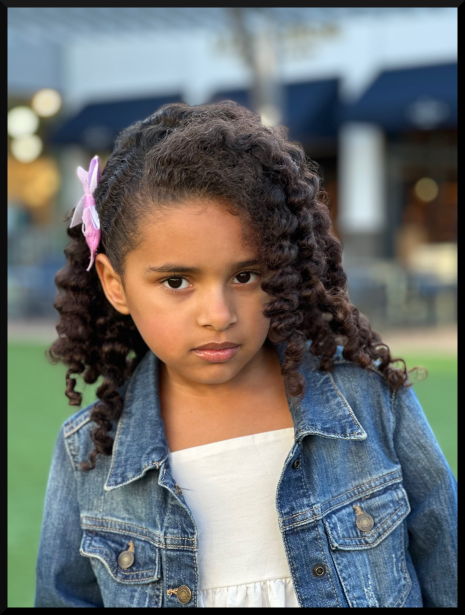
#> input picture ProjectImage/Courtney-FlemmingPark.webp, 930 x 1230 px (shown at 1/2 size)
$ python -i convert.py   (imports and definitions only)
#> lines starting #> are read from the running program, lines starting #| are printed output that depends on the picture
# Import Pillow for image processing
from PIL import Image, ImageOps

# Import operating system utilities
import os

# Import logging module for report file
import logging

# Import multi-threading executor
from concurrent.futures import ThreadPoolExecutor

# Try to import OpenCV and NumPy for AI cropping
try:
    import cv2
    import numpy as np
    OPENCV_AVAILABLE = True  # Flag if OpenCV is available
except ImportError:
    OPENCV_AVAILABLE = False  # Disable AI cropping if OpenCV missing

# ---------------- CONFIGURATION ---------------- #

# Final image dimensions including border
TARGET_WIDTH = 930
TARGET_HEIGHT = 1230

# Border thickness in pixels
BORDER_SIZE = 15

# Compute usable image area inside border
INNER_WIDTH = TARGET_WIDTH - (BORDER_SIZE * 2)
INNER_HEIGHT = TARGET_HEIGHT - (BORDER_SIZE * 2)

# Supported image file extensions
SUPPORTED_EXTENSIONS = (".jpg", ".jpeg", ".png", ".bmp", ".tiff", ".tif", ".gif", ".webp")

# Number of threads for batch processing
MAX_THREADS = os.cpu_count() or 4

# ------------------------------------------------ #

# Get the folder where the script is located
FOLDER_PATH = os.path.dirname(os.path.abspath(__file__))

# Configure logging to file
# [5 lines not run here, left out]

# -------- SAFE SMART CROP FUNCTION -------- #

def smart_crop_if_needed(image):
    """
    Crop only when aspect ratio mismatches target.
    Uses AI saliency if available, otherwise center crop.
    """

    # Calculate target aspect ratio
    target_ratio = INNER_WIDTH / INNER_HEIGHT

    # Get current image size
    w, h = image.size

    # Calculate current aspect ratio
    current_ratio = w / h

    # If aspect ratio already matches, return original image (no crop)
    if abs(current_ratio - target_ratio) < 0.01:
        return image

    # If OpenCV is NOT available, fallback to center crop
    if not OPENCV_AVAILABLE:
        return ImageOps.fit(image, (INNER_WIDTH, INNER_HEIGHT), Image.LANCZOS, centering=(0.5, 0.5))

    # Convert PIL image to OpenCV format (BGR)
    cv_img = cv2.cvtColor(np.array(image), cv2.COLOR_RGB2BGR)

    # Create saliency detector
    saliency = cv2.saliency.StaticSaliencySpectralResidual_create()

    # Compute saliency map
    success, saliency_map = saliency.computeSaliency(cv_img)

    # Convert saliency map to binary mask
    _, binary_map = cv2.threshold(
        (saliency_map * 255).astype("uint8"),  # Convert to uint8
        0, 255,
        cv2.THRESH_BINARY | cv2.THRESH_OTSU
    )

    # Find contours in saliency mask
    contours, _ = cv2.findContours(binary_map, cv2.RETR_EXTERNAL, cv2.CHAIN_APPROX_SIMPLE)

    # If no contours found, fallback to center crop
    if not contours:
        return ImageOps.fit(image, (INNER_WIDTH, INNER_HEIGHT), Image.LANCZOS, centering=(0.5, 0.5))

    # Get bounding box of largest salient region
    x, y, w, h = cv2.boundingRect(max(contours, key=cv2.contourArea))

    # Crop the image to the salient bounding box
    return image.crop((x, y, x + w, y + h))

# -------- IMAGE PROCESSING FUNCTION -------- #

def process_image(filename):
    """Process a single image file safely."""

    # Skip unsupported file types
    if not filename.lower().endswith(SUPPORTED_EXTENSIONS):
        return

    # Build full input file path
    input_path = os.path.join(FOLDER_PATH, filename)

    try:
        # Open the image
        with Image.open(input_path) as img:

            # Get original size
#> img is the input picture: PIL image 930x1230 RGB; mean R, G, B 107.9, 111.4, 110.2
            original_width, original_height = img.size
#> original_width = 930; original_height = 1230

            # Apply safe crop only if aspect ratio mismatch
            img = smart_crop_if_needed(img)

            # Update dimensions after crop
            cropped_width, cropped_height = img.size
#> cropped_width = 930; cropped_height = 1230

            # Check if upscaling would be required
            if cropped_width < INNER_WIDTH or cropped_height < INNER_HEIGHT:
                msg = f"SKIPPED (too small): {filename}"
                print(msg)
                logging.warning(msg)
                return  # Skip this file, continue loop

            # Resize while preserving aspect ratio (no distortion)
            resized = ImageOps.contain(img, (INNER_WIDTH, INNER_HEIGHT), Image.LANCZOS)

            # Create final black background image
            final_img = Image.new("RGB", (TARGET_WIDTH, TARGET_HEIGHT), (0, 0, 0))
#> final_img: PIL image 930x1230 RGB; every value is 0

            # Compute centered placement coordinates
            x_offset = BORDER_SIZE + (INNER_WIDTH - resized.width) // 2
#> x_offset = 15
            y_offset = BORDER_SIZE + (INNER_HEIGHT - resized.height) // 2
#> y_offset = 20

            # Paste resized image onto black canvas
            final_img.paste(resized, (x_offset, y_offset))
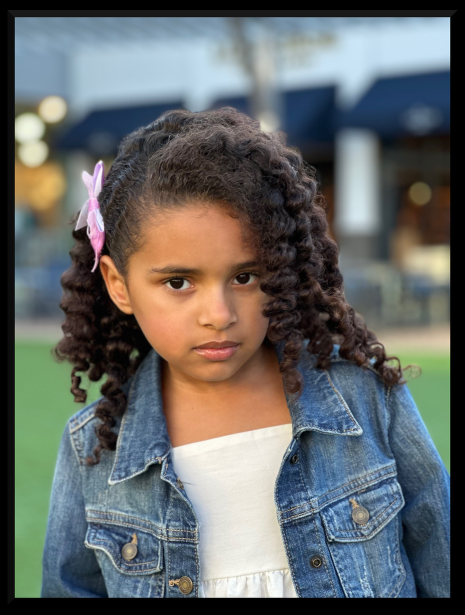
#> final_img: PIL image 930x1230 RGB (shown at 1/2 size); mean R, G, B 101.1, 104.3, 103.2

            # Determine if lossless WebP is possible
            # Lossless only if no resizing occurred
            lossless = (resized.width == original_width and resized.height == original_height)
#> lossless = False

            # Create output filename
            output_name = os.path.splitext(filename)[0] + ".webp"
            output_path = os.path.join(FOLDER_PATH, output_name)

            # Save WebP file with no EXIF metadata
            final_img.save(
                output_path,
                "WEBP",
                lossless=lossless,  # Lossless if possible
                quality=95,          # High quality if lossy
                method=6              # Best compression method
            )

            # Log success
            msg = f"CONVERTED: {filename} -> {output_name} | Lossless={lossless}"
            print(msg)
#| CONVERTED: ../ProjectImage/Courtney-FlemmingPark.webp -> ../ProjectImage/Courtney-FlemmingPark.webp | Lossless=False
            logging.info(msg)

    except Exception as e:
        # Log any errors
        logging.error(f"ERROR processing {filename}: {str(e)}")

# -------- MULTI-THREADED MAIN FUNCTION -------- #

def main():
    """Run batch processing using multiple threads."""

    # List all files in folder
    files = os.listdir(FOLDER_PATH)

    # Create thread pool
    with ThreadPoolExecutor(max_workers=MAX_THREADS) as executor:
        executor.map(process_image, files)  # Process files in parallel

    # Print and log completion
    print("Batch processing complete.")
    logging.info("Batch processing complete.")

# Run script entry point
# [2 lines not run here, left out]

>>> result = process_image('../ProjectImage/Courtney-FlemmingPark.webp')

$ run again, on ProjectImage/Intro.webp
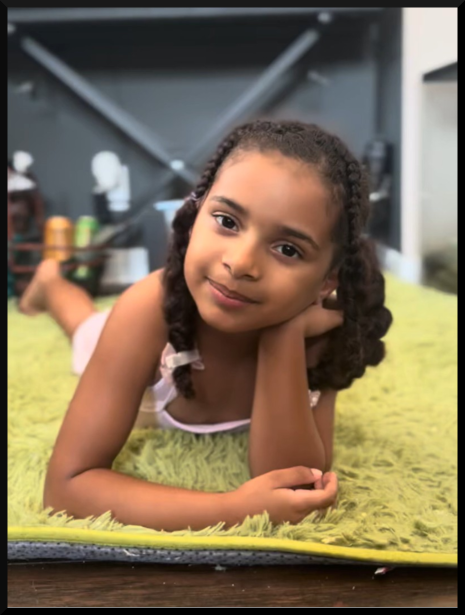
#> input picture ProjectImage/Intro.webp, 930 x 1230 px (shown at 1/2 size)
#> in process_image, img is the input picture: PIL image 930x1230 RGB; mean R, G, B 124.8, 108.2, 84.4
#> in process_image, `final_img.paste(resized, (x_offset, y_offset))`:
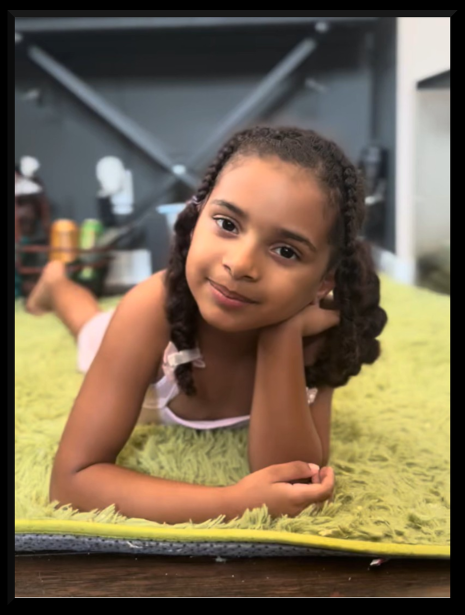
#> final_img: PIL image 930x1230 RGB (shown at 1/2 size); mean R, G, B 116.9, 101.3, 79.1
#| CONVERTED: ../ProjectImage/Intro.webp -> ../ProjectImage/Intro.webp | Lossless=False

$ run again, on ProjectImage/Photoshoot.webp
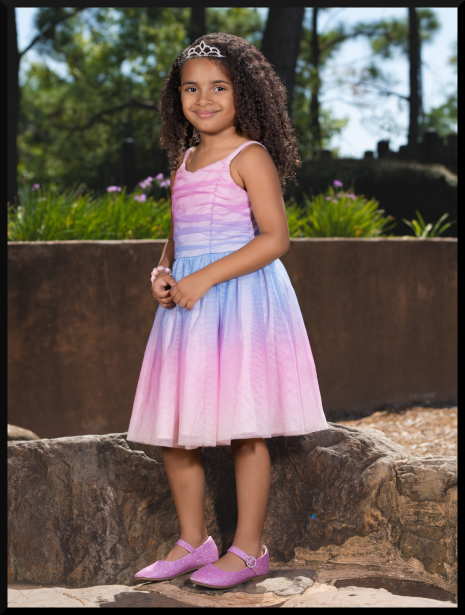
#> input picture ProjectImage/Photoshoot.webp, 930 x 1230 px (shown at 1/2 size)
#> in process_image, img is the input picture: PIL image 930x1230 RGB; mean R, G, B 105.7, 91.6, 84.1
#> in process_image, `final_img.paste(resized, (x_offset, y_offset))`:
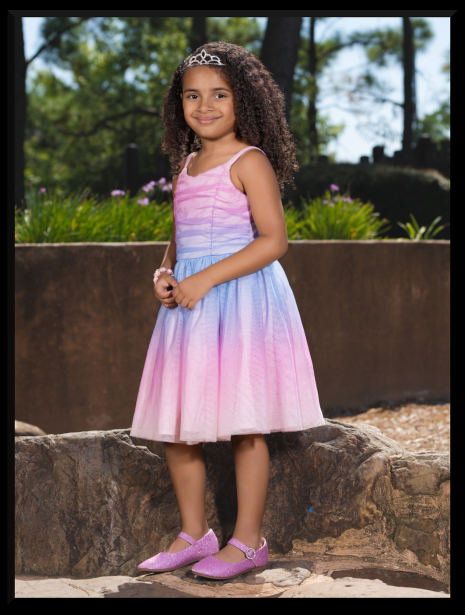
#> final_img: PIL image 930x1230 RGB (shown at 1/2 size); mean R, G, B 99, 85.8, 78.7
#| CONVERTED: ../ProjectImage/Photoshoot.webp -> ../ProjectImage/Photoshoot.webp | Lossless=False
